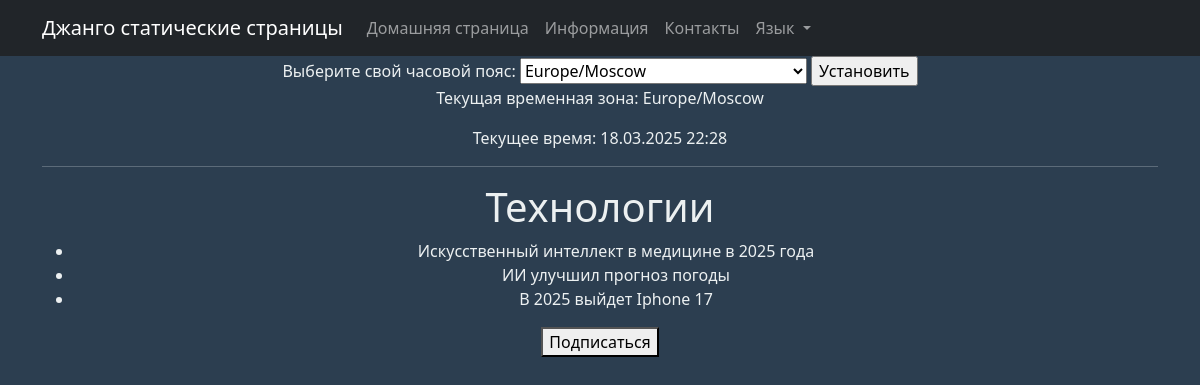
The page /category/12/ (signed in) on the database its author committed.
### models_app/models.py (models this page shows, shortened)
class Category(models.Model):
    name = models.CharField(max_length=100, unique=True)
    subscribers = models.ManyToManyField(User, related_name='subscribed_categories', blank=True)

class Post(models.Model):
    ARTICLE = 'AR'
    NEWS = 'NW'
    POST_TYPE_CHOICES = [
        (ARTICLE, 'Article'),
        (NEWS, 'News'),
    ]
    author = models.ForeignKey(Author, on_delete=models.CASCADE, related_name='posts')
    post_type = models.CharField(max_length=2, choices=POST_TYPE_CHOICES, default=ARTICLE)
    created_at = models.DateTimeField(auto_now_add=True)
    categories = models.ManyToManyField(Category, related_name='posts')
    title = models.CharField(max_length=255)
    content = models.TextField()
    rating = models.IntegerField(default=0)

### appointment_app/views.py (the view, shortened to what this page needs)
# urls.py: path('category/<int:pk>/', SubscribeToCategoryView.as_view(), name='category_detail'),
class SubscribeToCategoryView(LoginRequiredMixin, DetailView):
    model = Category
    template_name = 'appointment_app/subscribe_category.html'
    context_object_name = 'category'
    def get_context_data(self, **kwargs):
        context = super().get_context_data(**kwargs)
        category = self.get_object()
        context['news'] = category.posts.filter(post_type=Post.NEWS)
        context['is_subscribed'] = category.subscribers.filter(id=self.request.user.id).exists()
        return context

### news_portal/context_processors.py (called while the page is built)
def timezone_context(request):
    selected_timezone = request.session.get('django_timezone', 'Europe/Moscow')
    user_tz = pytz.timezone(selected_timezone)
    current_time = timezone.now().astimezone(user_tz)
    return {
        'selected_timezone': selected_timezone,
        'timezones': pytz.common_timezones,
        'current_time': current_time,  # Передаём текущее время глобально
        'current_hour': current_time.hour,  # Передаём час отдельно
    }

### appointment_app/templates/appointment_app/subscribe_category.html (shortened to what this page needs)
{% extends 'flatpages/default.html' %}
{% block content %}
<h1>{{ category.name }}</h1>
<ul>
    {% for post in news %}
        <li>{{ post.title }}</li>
    {% endfor %}
</ul>
{% if is_subscribed %}
    <p style="color:red">Вы уже подписаны на эту категорию.</p>
{% else %}
    <form action="{% url 'category_detail' category.id %}" method="post">
        <button type="submit">Подписаться</button>
    </form>
{% endif %}
{% endblock content %}

### rows shown on the page
Category: name "Технологии"
Post: title "Искусственный интеллект в медицине в 2025 года"
Post: title "ИИ улучшил прогноз погоды"
Post: title "В 2025 выйдет Iphone 17"

### other values the page prints
{{ selected_timezone }} "Europe/Moscow"
{{ current_time|date:"d.m.Y H:i" }} "18.03.2025 22:28"
form field timezone "Europe/Moscow"
